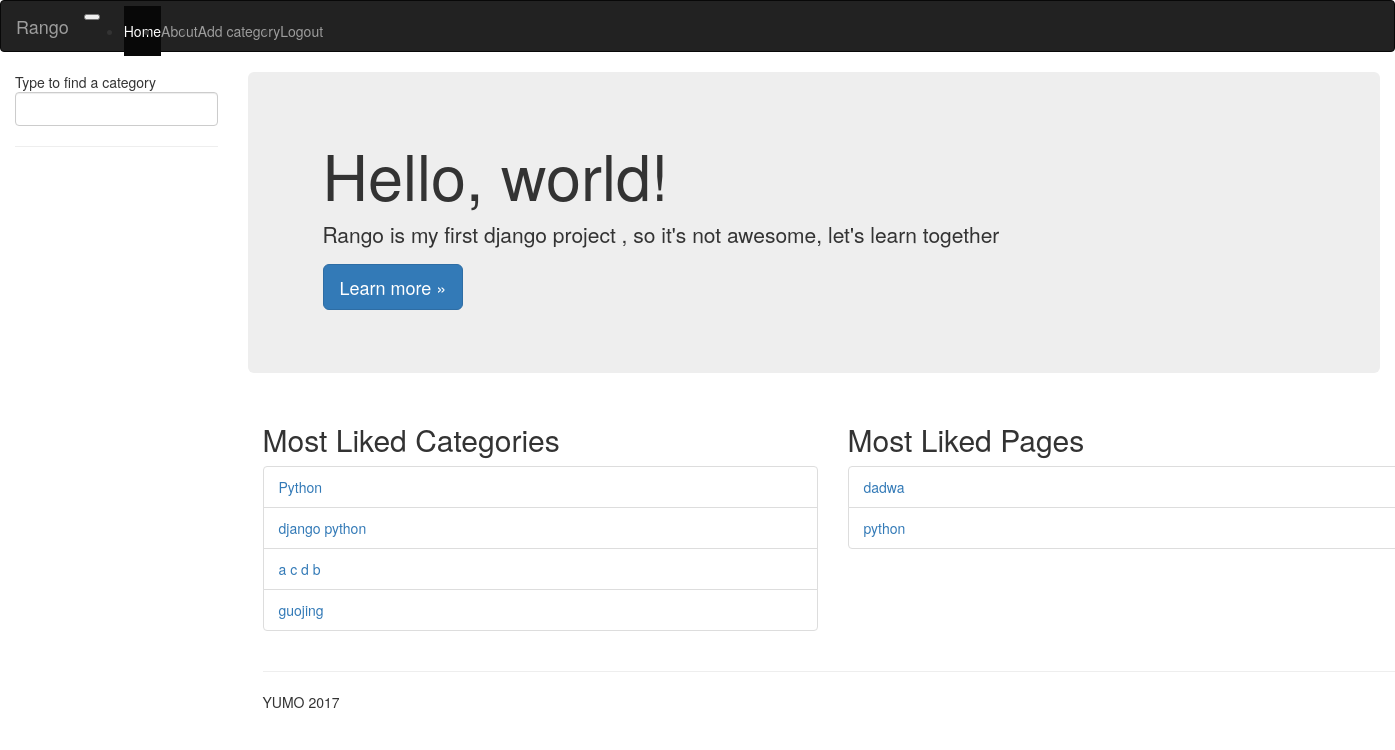
The page /rango/ (signed in) on the database its author committed.
### rango/models.py (models this page shows, shortened)
class Category(models.Model):
    name = models.CharField(max_length=120, unique=True)
    views = models.IntegerField(default=0)
    likes = models.IntegerField(default=0)
    slug = models.SlugField(unique=True, null=True, blank=True)
    class Meta:
        verbose_name = 'categorie'
        verbose_name_plural = verbose_name

class Page(models.Model):
    category = models.ForeignKey(Category)
    title = models.CharField(max_length=128)
    url = models.URLField()
    views = models.IntegerField(default=0)

### rango/views.py (the view)
class IndexView(View):
    def get(self, request):
        category_list = Category.objects.order_by('-likes')[0:5]
        most_view_pages = Page.objects.order_by('-views')[:5]
        context_dict = {
            'most_view_categories': category_list,
            'most_view_pages': most_view_pages,
        }
        return render(request, 'rango/index.html', context_dict)

### templates/rango/index.html
{% extends 'rango/base.html' %}
{% load staticfiles %}
{% block main %}
<div class="jumbotron">
  <div class="container">
    <h1 class="display-3">Hello, world!</h1>
    <p>Rango is my first django project , so it's not awesome, let's learn together</p>
    <p><a class="btn btn-primary btn-lg" href="." role="button">Learn more »</a></p>
  </div>
</div>
    <div class="container">
      <div class="row">
        <div class="col-md-6">
          <h2>Most Liked Categories</h2>
          <ul class="list-group">
            {% for category in most_view_categories %}
            <li class="list-group-item">
              <a href="{% url 'rango:category' category.slug %}">{{ category.name }}</a>
            </li>
            {% endfor %}
          </ul>
        </div>
        <div class="col-md-6">
          <h2>Most Liked Pages</h2>
          <ul class="list-group">
            {% for page in most_view_pages %}
            <li class="list-group-item">
              <a href="{{ page.url }}">{{ page.title }}</a>
            </li>
            {% endfor %}
          </ul>
        </div>
      </div>
      <hr>
      <footer>
        <p>YUMO 2017</p>
      </footer>
    </div>
    {% endblock %}

### rows shown on the page
Category: name "Python"
Category: name "django python"
Category: name "a c d b"
Category: name "guojing"
Page: title "dadwa"
Page: title "python"
